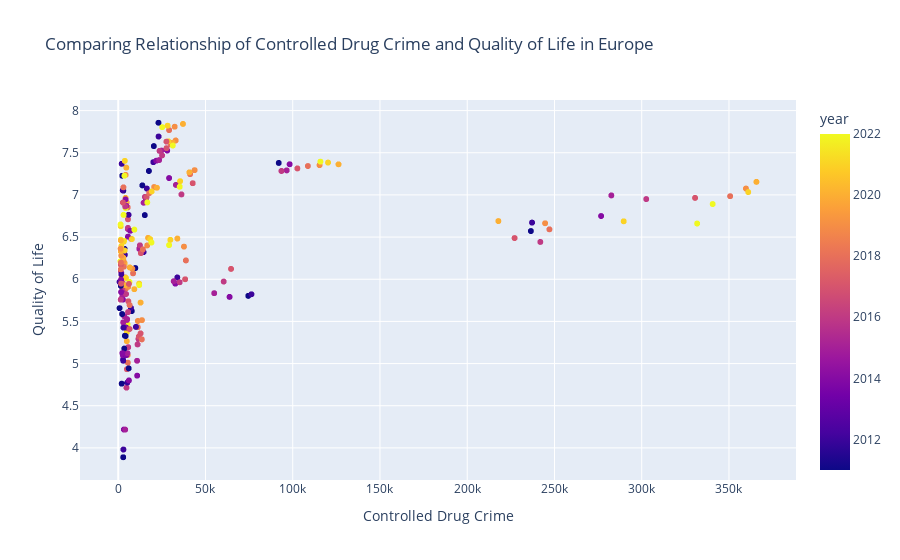

This figure's notebook cell:
### Code cell
fig = px.scatter(
    combined,
    x='safety',
    y='qol',
    color='year',
    opacity=0.5,
    labels={'safety': 'Controlled Drug Crime', 'qol': 'Quality of Life'},
    title='Comparing Relationship of Controlled Drug Crime and Quality of Life in Europe',
    hover_data=['country', 'year']
)

fig.show()

### Figure 1 — Plotly figure (JSON) as saved in the notebook; plotly's stock layout.template omitted (floating-point values rounded to 4 significant figures; data arrays with more than 128 entries replaced by an {"elided": "..."} marker saying what was removed)
{"data": [{"customdata": {"elided": "4760x2 mixed values"}, "hovertemplate": "Controlled Drug Crime=%{x}<br>Quality of Life=%{y}<br>country=%{customdata[0]}<br>year=%{marker.color}<extra></extra>", "legendgroup": "", "marker": {"color": {"elided": "4760 int values"}, "coloraxis": "coloraxis", "opacity": 0.5, "symbol": "circle"}, "mode": "markers", "name": "", "showlegend": false, "type": "scattergl", "x": {"elided": "4760 int values"}, "xaxis": "x", "y": {"elided": "4760 float values"}, "yaxis": "y"}], "layout": {"coloraxis": {"colorbar": {"title": {"text": "year"}}, "colorscale": [[0, "#0d0887"], [0.1111, "#46039f"], [0.2222, "#7201a8"], [0.3333, "#9c179e"], [0.4444, "#bd3786"], [0.5556, "#d8576b"], [0.6667, "#ed7953"], [0.7778, "#fb9f3a"], [0.8889, "#fdca26"], [1, "#f0f921"]]}, "legend": {"tracegroupgap": 0}, "title": {"text": "Comparing Relationship of Controlled Drug Crime and Quality of Life in Europe"}, "xaxis": {"anchor": "y", "domain": [0, 1], "title": {"text": "Controlled Drug Crime"}}, "yaxis": {"anchor": "x", "domain": [0, 1], "title": {"text": "Quality of Life"}}}}
